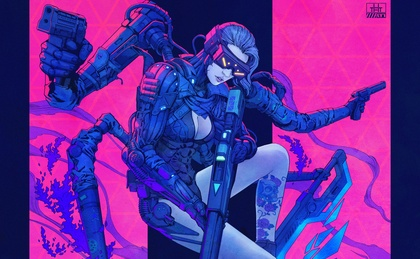
%> input picture FirstPartial/MATLAB/yulin.jpg, 420 x 259 px, shrunk from 1920 x 1184 before the run
$ octave Binarizacion.m   (GNU Octave 9; MATLAB toolbox functions it lacks are replaced by stand-ins)
%> lines starting %> are read from the running program, lines starting %| are printed output that depends on the picture; in (x1, y1, x2, y2) boxes, pixels count from 0 and x2, y2 are one past the last pixel; in counts of white or black regions, pixels touching at a corner belong together; the program's own positions count from 1
% Impresion de imagen

A = imread("yulin.jpg");
%> A is the input picture: size 259x420x3 uint8; mean R, G, B 102.9, 45.3, 153.8
[M, N] = size(A);    % Dimensiones de la imagen;
%> M = 259; N = 1260
disp(N);
%| 1260
N = N/3;
%> N = 420
disp(N);
%| 420
figure(1);
imshow(A);

% Optimizacion de codigo, Escala de grises
pesos = [0.2989 0.5870 0.1140];
Apesos = A(:, :, 1)*pesos(1) + A(:, :, 2)*pesos(2) + A(:, :, 3)*pesos(3);
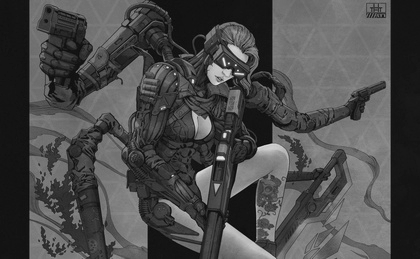
%> Apesos: size 259x420 uint8; min 6, max 241, mean 74.9
figure(2);
imshow(Apesos);

% Binarizacion, Blanco y negro
for i=1:M
    for j=1:N
        if Apesos(i, j) <= 128
            Apesos(i, j) = 0;
        else
            Apesos(i, j) = 255;
        end
    end
end
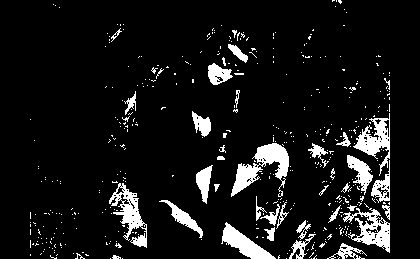
%> Apesos: size 259x420 uint8; 8.9% white; 443 white regions (404 under 20 px), largest, box (x1, y1, x2, y2) and area: (231, 143, 289, 197) 1259, (109, 183, 147, 248) 910, (343, 208, 390, 253) 882

figure(3);
imshow(Apesos);
